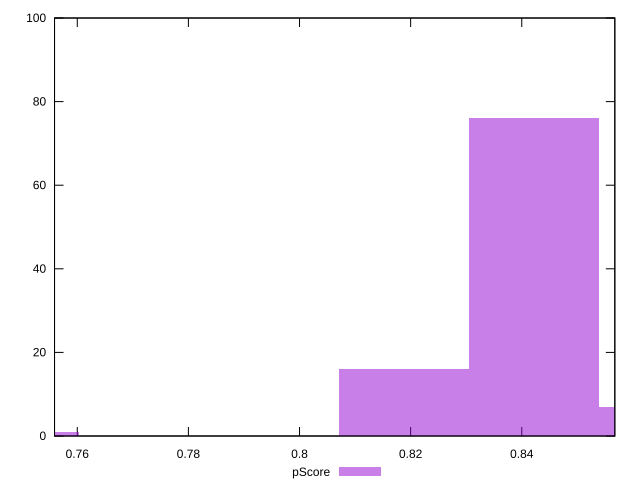

Recreate this plot in gnuplot.
reset

$pScore <<EOF
0.7486590667597877 1
0.8422414501047611 76
0.8656370459410044 7
0.8188458542685177 16
EOF

set key outside below
set boxwidth 0.023395595836243364
set xrange [0.7559078533431953:0.8567482587391613]
set yrange [0:100]
set trange [0:100]
set style fill transparent solid 0.5 noborder
set terminal svg size 640, 490 enhanced background rgb 'white'
set output "reports/report_00032_2021-02-25T10-28-15.087Z/mainthread-work-breakdown/samples/astro/pScore/histogram.svg"

plot $pScore title "pScore" with boxes

reset
